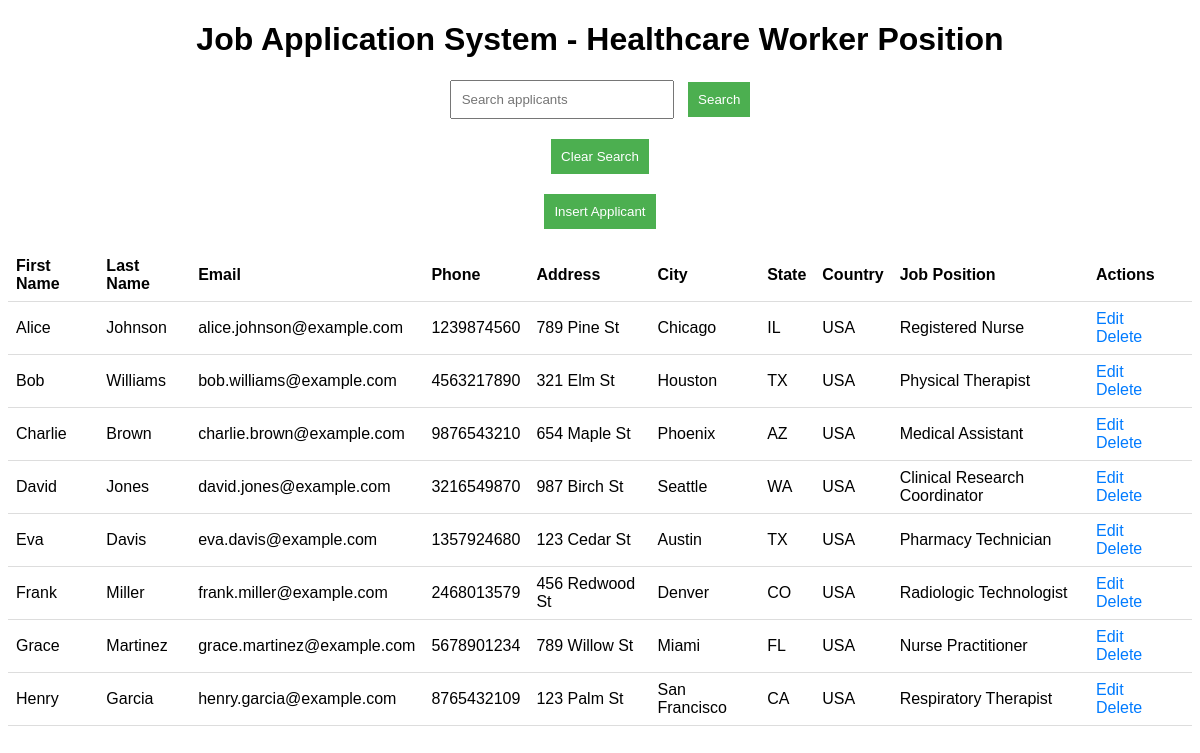
The page / on the database its author committed.
### tables this page shows
CREATE TABLE job_applicants (
    id INT AUTO_INCREMENT PRIMARY KEY,
    first_name VARCHAR(255),
    last_name VARCHAR(255),
    email VARCHAR(255),
    phone_number VARCHAR(20),
    address VARCHAR(255),
    city VARCHAR(100),
    state VARCHAR(100),
    country VARCHAR(100),
    job_position VARCHAR(255),
    date_applied TIMESTAMP DEFAULT CURRENT_TIMESTAMP
);

### models.php (called while the page is built, shortened)
<?php
function getAllApplicants($pdo) {
    $sql = "SELECT * FROM job_applicants ORDER BY date_applied DESC";
    $stmt = $pdo->prepare($sql);
    if ($stmt->execute()) {
        return ['message' => 'Applicants fetched successfully', 'statusCode' => 200, 'querySet' => $stmt->fetchAll()];
    }
    return ['message' => 'Query failed', 'statusCode' => 400];
}
?>

### index.php (the view, shortened to what this page needs)
<?php
require_once 'core/handleForms.php';
?>
<!DOCTYPE html>
<html lang="en">
<head>
    <link rel="stylesheet" href="styles.css">
</head>
<body>
<h1>Job Application System - Healthcare Worker Position</h1>
<form method="GET" action="index.php">
    <input type="text" name="searchInput" placeholder="Search applicants" value="<?= isset($_GET['searchInput']) ? $_GET['searchInput'] : ''; ?>">
    <button type="submit" name="searchBtn">Search</button>
</form>
<form action="index.php" method="POST">
        <button type="submit">Clear Search</button>
</form>
<form action="addApplicant.php" method="POST">
        <button type="submit">Insert Applicant</button>
</form>
<?php
if (isset($_GET['searchBtn'])) {
    $searchQuery = $_GET['searchInput'];
    $response = searchApplicants($pdo, $searchQuery);
    if ($response['statusCode'] == 200) {
        echo "<table>
            <tr>
                <th>First Name</th>
                <th>Last Name</th>
                <th>Email</th>
                <th>Phone</th>
                <th>Address</th>
                <th>City</th>
                <th>State</th>
                <th>Country</th>
                <th>Job Position</th>
                <th>Actions</th>
            </tr>";
        foreach ($response['querySet'] as $row) {
            echo "<tr>
                <td>{$row['first_name']}</td>
                <td>{$row['last_name']}</td>
                <td>{$row['email']}</td>
                <td>{$row['phone_number']}</td>
                <td>{$row['address']}</td>
                <td>{$row['city']}</td>
                <td>{$row['state']}</td>
                <td>{$row['country']}</td>
                <td>{$row['job_position']}</td>
                <td>
                    <a href='editApplicant.php?id={$row['id']}'>Edit</a>
                    <a href='deleteApplicant.php?id={$row['id']}'>Delete</a>
                </td>
            </tr>";
        }
        echo "</table>";
    } else {
        echo "<p>No results found.</p>";
    }
} else {
    $response = getAllApplicants($pdo);
    if ($response['statusCode'] == 200) {
        echo "<table>
            <tr>
                <th>First Name</th>
                <th>Last Name</th>
                <th>Email</th>
                <th>Phone</th>
                <th>Address</th>
                <th>City</th>
                <th>State</th>
                <th>Country</th>
                <th>Job Position</th>
                <th>Actions</th>
            </tr>";
        foreach ($response['querySet'] as $row) {
            echo "<tr>
                <td>{$row['first_name']}</td>
                <td>{$row['last_name']}</td>
                <td>{$row['email']}</td>
                <td>{$row['phone_number']}</td>
                <td>{$row['address']}</td>
                <td>{$row['city']}</td>
                <td>{$row['state']}</td>
                <td>{$row['country']}</td>
                <td>{$row['job_position']}</td>
                <td>
                    <a href='editApplicant.php?id={$row['id']}'>Edit</a>
                    <a href='deleteApplicant.php?id={$row['id']}'>Delete</a>
                </td>
            </tr>";
        }
        echo "</table>";
    }
}
?>
</body>
</html>

### styles.css (style rules this page uses)
body { font-family: Arial, sans-serif; }
h1 { text-align: center; }
table { width: 100%; border-collapse: collapse; }
th, td { padding: 8px; text-align: left; border-bottom: 1px solid #ddd; }
form { text-align: center; margin-bottom: 20px; }
input { padding: 10px; width: 200px; margin-right: 10px; }
button { padding: 10px; background-color: #4CAF50; color: white; border: none; }
a { text-decoration: none; color: #007BFF; margin-right: 10px; }

### rows shown on the page
job_applicants: first_name "Alice", last_name "Johnson", email "alice.johnson@example.com", phone_number "1239874560", address "789 Pine St", city "Chicago", state "IL", country "USA", job_position "Registered Nurse"
job_applicants: first_name "Bob", last_name "Williams", email "bob.williams@example.com", phone_number "4563217890", address "321 Elm St", city "Houston", state "TX", country "USA", job_position "Physical Therapist"
job_applicants: first_name "Charlie", last_name "Brown", email "charlie.brown@example.com", phone_number "9876543210", address "654 Maple St", city "Phoenix", state "AZ", country "USA", job_position "Medical Assistant"
job_applicants: first_name "David", last_name "Jones", email "david.jones@example.com", phone_number "3216549870", address "987 Birch St", city "Seattle", state "WA", country "USA", job_position "Clinical Research Coordinator"
job_applicants: first_name "Eva", last_name "Davis", email "eva.davis@example.com", phone_number "1357924680", address "123 Cedar St", city "Austin", state "TX", country "USA", job_position "Pharmacy Technician"
job_applicants: first_name "Frank", last_name "Miller", email "frank.miller@example.com", phone_number "2468013579", address "456 Redwood St", city "Denver", state "CO", country "USA", job_position "Radiologic Technologist"
job_applicants: first_name "Grace", last_name "Martinez", email "grace.martinez@example.com", phone_number "5678901234", address "789 Willow St", city "Miami", state "FL", country "USA", job_position "Nurse Practitioner"
job_applicants: first_name "Henry", last_name "Garcia", email "henry.garcia@example.com", phone_number "8765432109", address "123 Palm St", city "San Francisco", state "CA", country "USA", job_position "Respiratory Therapist"
